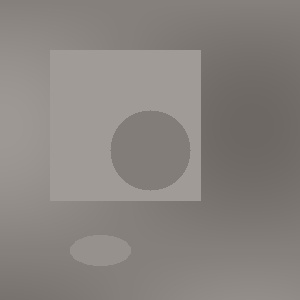
#> input picture 02-Resim-Isleme/08-alistirmalar/test-resimleri/dusuk_kontrast.jpg, 300 x 300 px, given in place of the camera
$ python cozum-2.py
#> lines starting #> are read from the running program, lines starting #| are printed output that depends on the picture
#!/usr/bin/env python3
# -*- coding: utf-8 -*-
"""
🎬 Alıştırma 2 Çözümü: Real-time Video Filtreleme ve Analiz
==========================================================

Bu dosya alıştırma-2.py için örnek çözümdür.
Kendi çözümünüzü yapmaya çalıştıktan sonra referans olarak kullanın.

Yazan: Eren Terzi
Tarih: 2024
"""

import cv2
import numpy as np
import time
from collections import deque
import threading

class VideoFilterSystem:
    """Real-time video filtreleme ve analiz sistemi - ÇÖZÜM"""

    def __init__(self):
        # Video capture
        self.cap = None
        self.is_running = False

        # Filter kernels
        self.kernels = {
            'Original': None,
            'Blur': np.ones((5,5), np.float32) / 25,
            'Sharpen': np.array([[-1,-1,-1],
                               [-1, 9,-1],
                               [-1,-1,-1]]),
            'Edge': np.array([[-1,-1,-1],
                            [-1, 8,-1],
                            [-1,-1,-1]]),
            'Emboss': np.array([[-2,-1,0],
                              [-1, 1,1],
                              [ 0, 1,2]]),
        }

        # Filter parameters
        self.current_filter = 'Original'
        self.filter_intensity = 5.0  # 1.0 - 10.0 arası
        self.filter_list = list(self.kernels.keys())
        self.filter_index = 0

        # Performance tracking
        self.fps_counter = FPS_Counter()
        self.processing_times = deque(maxlen=30)
        self.start_time = time.time()

        # Histogram
        self.show_histogram = True
        self.histogram_update_rate = 5  # Her 5 frame'de bir güncelle
        self.frame_counter = 0
        self.current_histogram = None

        # Frame analysis
        self.frame_stats = {
            'brightness': 0.0,
            'contrast': 0.0,
            'motion_intensity': 0.0
        }

        # Previous frame for motion detection
        self.prev_gray = None

        # Display windows
        self.window_names = {
            'original': 'Original Video',
            'filtered': 'Filtered Video',
            'histogram': 'Real-time Histogram',
            'stats': 'Frame Statistics'
        }

    def calculate_histogram(self, frame):
        """Real-time histogram hesaplama"""
        hist_b = cv2.calcHist([frame], [0], None, [256], [0, 256])
        hist_g = cv2.calcHist([frame], [1], None, [256], [0, 256])
        hist_r = cv2.calcHist([frame], [2], None, [256], [0, 256])

        return hist_b, hist_g, hist_r

    def draw_histogram(self, hist_b, hist_g, hist_r):
        """Histogram görselleştirme"""
        height, width = 400, 512
        hist_image = np.zeros((height, width, 3), dtype=np.uint8)

        # Normalize histograms
        hist_b = cv2.normalize(hist_b, None, 0, height, cv2.NORM_MINMAX)
        hist_g = cv2.normalize(hist_g, None, 0, height, cv2.NORM_MINMAX)
        hist_r = cv2.normalize(hist_r, None, 0, height, cv2.NORM_MINMAX)

        # Draw histogram lines
        bin_width = width // 256

        for i in range(256):
            x = i * bin_width

            # Blue channel
            cv2.line(hist_image,
                    (x, height),
                    (x, height - int(hist_b[i])),
                    (255, 0, 0), 1)

            # Green channel
            cv2.line(hist_image,
                    (x, height),
                    (x, height - int(hist_g[i])),
                    (0, 255, 0), 1)

            # Red channel
            cv2.line(hist_image,
                    (x, height),
                    (x, height - int(hist_r[i])),
                    (0, 0, 255), 1)

        return hist_image

    def calculate_frame_stats(self, frame):
        """Frame istatistiklerini hesapla"""
        gray = cv2.cvtColor(frame, cv2.COLOR_BGR2GRAY)

        # Brightness (ortalama parlaklık)
        brightness = np.mean(gray)

        # Contrast (standart sapma)
        contrast = np.std(gray)

        # Motion intensity (önceki frame ile fark)
        motion_intensity = 0.0
        if self.prev_gray is not None:
            diff = cv2.absdiff(gray, self.prev_gray)
            motion_intensity = np.mean(diff)

        # Previous frame'i güncelle
        self.prev_gray = gray.copy()

        return {
            'brightness': brightness,
            'contrast': contrast,
            'motion_intensity': motion_intensity
        }

    def apply_filter(self, frame, filter_name, intensity=1.0):
        """Filter uygulama"""
        if filter_name == 'Original':
            return frame.copy()

        kernel = self.kernels.get(filter_name)
        if kernel is None:
            return frame.copy()

        # Intensity ile kernel'i scale et
        scaled_kernel = kernel * (intensity / 5.0)  # 5.0 default intensity

        # Filter uygula (veri tipi problemlerini önle)
        frame_float = frame.astype(np.float32)
        filtered = cv2.filter2D(frame_float, -1, scaled_kernel)
        filtered = np.clip(filtered, 0, 255).astype(np.uint8)

        return filtered

    def draw_ui_overlay(self, frame):
        """UI overlay bilgilerini çiz"""
        overlay_frame = frame.copy()
        font = cv2.FONT_HERSHEY_SIMPLEX

        # Sistem bilgileri (sol üst)
        filter_text = f"Filter: {self.current_filter} (Intensity: {self.filter_intensity:.1f})"
        cv2.putText(overlay_frame, filter_text, (10, 25), font, 0.6, (0, 255, 0), 2)

        # FPS bilgisi
        current_fps = self.fps_counter.get_fps()
        fps_text = f"FPS: {current_fps:.1f}"
        cv2.putText(overlay_frame, fps_text, (10, 50), font, 0.6, (255, 255, 0), 2)

        # Processing time
        avg_process_time = np.mean(self.processing_times) if self.processing_times else 0
        process_text = f"Process: {avg_process_time*1000:.1f}ms"
        cv2.putText(overlay_frame, process_text, (10, 75), font, 0.6, (255, 255, 0), 2)

        # Frame statistics (sağ üst)
        stats_y = 25
        stats_x = overlay_frame.shape[1] - 250

        brightness_text = f"Brightness: {self.frame_stats['brightness']:.1f}"
        contrast_text = f"Contrast: {self.frame_stats['contrast']:.1f}"
        motion_text = f"Motion: {self.frame_stats['motion_intensity']:.1f}"

        cv2.putText(overlay_frame, brightness_text, (stats_x, stats_y), font, 0.5, (255, 255, 255), 1)
        cv2.putText(overlay_frame, contrast_text, (stats_x, stats_y+20), font, 0.5, (255, 255, 255), 1)
        cv2.putText(overlay_frame, motion_text, (stats_x, stats_y+40), font, 0.5, (255, 255, 255), 1)

        # Kontrol bilgileri (alt)
        controls_text = "Space:Filter I/D:Intensity H:Histogram R:Reset Q:Quit"
        text_size = cv2.getTextSize(controls_text, font, 0.5, 1)[0]
        text_x = (overlay_frame.shape[1] - text_size[0]) // 2
        cv2.putText(overlay_frame, controls_text, (text_x, overlay_frame.shape[0] - 10),
                   font, 0.5, (255, 255, 255), 1)

        return overlay_frame

    def process_frame(self, frame):
        """Ana frame işleme fonksiyonu"""
        process_start = time.time()

        # Frame statistics hesapla
        self.frame_stats = self.calculate_frame_stats(frame)

        # Filter uygula
        filtered_frame = self.apply_filter(frame, self.current_filter, self.filter_intensity)

        # Histogram hesapla (her N frame'de bir)
        if self.frame_counter % self.histogram_update_rate == 0:
            hist_b, hist_g, hist_r = self.calculate_histogram(frame)
            self.current_histogram = self.draw_histogram(hist_b, hist_g, hist_r)

        # UI overlay ekle
        original_with_overlay = self.draw_ui_overlay(frame)
        filtered_with_overlay = self.draw_ui_overlay(filtered_frame)

        # Processing time kaydet
        process_time = time.time() - process_start
        self.processing_times.append(process_time)

        self.frame_counter += 1

        return original_with_overlay, filtered_with_overlay

    def handle_keyboard_input(self, key):
        """Keyboard input handling"""
        # Filter değiştirme (Space ve N tuşları)
        if key == ord(' ') or key == ord('n') or key == ord('N'):
            self.filter_index = (self.filter_index + 1) % len(self.filter_list)
            self.current_filter = self.filter_list[self.filter_index]
            print(f"🔄 Filter değiştirildi: {self.current_filter}")

        # Intensity kontrolü (I: artır, D: azalt)
        elif key == ord('i') or key == ord('I'):
            self.filter_intensity = min(10.0, self.filter_intensity + 0.5)
            print(f"📈 Intensity: {self.filter_intensity:.1f}")
        elif key == ord('d') or key == ord('D'):
            self.filter_intensity = max(1.0, self.filter_intensity - 0.5)
            print(f"📉 Intensity: {self.filter_intensity:.1f}")

        # Histogram toggle (H tuşu)
        elif key == ord('h') or key == ord('H'):
            self.show_histogram = not self.show_histogram
            status = "Açık" if self.show_histogram else "Kapalı"
            print(f"🔄 Histogram: {status}")

        # Reset (R tuşu)
        elif key == ord('r') or key == ord('R'):
            self.current_filter = 'Original'
            self.filter_index = 0
            self.filter_intensity = 5.0
            print("🔄 Sistem reset edildi")

    def create_windows(self):
        """Display windowlarını oluştur"""
        cv2.namedWindow(self.window_names['original'], cv2.WINDOW_NORMAL)
        cv2.namedWindow(self.window_names['filtered'], cv2.WINDOW_NORMAL)

        if self.show_histogram:
            cv2.namedWindow(self.window_names['histogram'], cv2.WINDOW_NORMAL)

        # Position windows
        cv2.moveWindow(self.window_names['original'], 100, 100)
        cv2.moveWindow(self.window_names['filtered'], 750, 100)
        if self.show_histogram:
            cv2.moveWindow(self.window_names['histogram'], 100, 600)

    def run(self):
        """Ana çalıştırma fonksiyonu"""
        print("🎬 Real-time Video Filtreleme Sistemi")
        print("=" * 40)

        # Webcam'i başlat
        self.cap = cv2.VideoCapture(0)

        if not self.cap.isOpened():
            print("❌ Webcam açılamadı!")
            return

        # Webcam ayarları
        self.cap.set(cv2.CAP_PROP_FRAME_WIDTH, 640)
        self.cap.set(cv2.CAP_PROP_FRAME_HEIGHT, 480)
        self.cap.set(cv2.CAP_PROP_FPS, 30)

        # Windows oluştur
        self.create_windows()

        print("📷 Kamera başlatıldı")
        print("🎯 Filter sistemi hazır")
        print("\n🎮 Kontroller:")
        print("   Space/N: Sonraki filter")
        print("   I: Intensity artır")
        print("   D: Intensity azalt")
        print("   H: Histogram aç/kapat")
        print("   R: Reset")
        print("   Q: Çıkış")

        self.is_running = True

        try:
            while self.is_running:
                ret, frame = self.cap.read()

                if not ret:
                    print("❌ Frame okunamadı!")
                    break

                # Frame'i işle
                original_overlay, filtered_overlay = self.process_frame(frame)

                # Sonuçları göster
                cv2.imshow(self.window_names['original'], original_overlay)
                cv2.imshow(self.window_names['filtered'], filtered_overlay)

                # Histogram göster (eğer aktifse)
                if self.show_histogram and self.current_histogram is not None:
                    cv2.imshow(self.window_names['histogram'], self.current_histogram)

                # Keyboard input
                key = cv2.waitKey(1) & 0xFF

                if key == ord('q') or key == ord('Q'):
                    break
                else:
                    self.handle_keyboard_input(key)

                # FPS update
                self.fps_counter.update()

        except KeyboardInterrupt:
            print("\n⚠️ Kullanıcı tarafından durduruldu")

        finally:
            self.cleanup()

    def cleanup(self):
        """Temizlik işlemleri"""
        print("🔄 Sistem kapatılıyor...")

        # Webcam'i serbest bırak
        if self.cap:
            self.cap.release()

        # Windows'ları kapat
        cv2.destroyAllWindows()

        # Final statistics yazdır
        session_duration = time.time() - self.start_time
        avg_processing_time = np.mean(self.processing_times) if self.processing_times else 0
        avg_fps = self.fps_counter.get_fps()

        print(f"📊 Session Özeti:")
        print(f"   Süre: {session_duration:.1f} saniye")
        print(f"   Ortalama FPS: {avg_fps:.1f}")
        print(f"   Ortalama işlem süresi: {avg_processing_time*1000:.1f}ms")
        print(f"   Toplam frame: {self.frame_counter}")
        print(f"   Son filter: {self.current_filter}")

        self.is_running = False

class FPS_Counter:
    """FPS Counter class - ÇÖZÜM"""

    def __init__(self, window_size=30):
        self.times = deque(maxlen=window_size)
        self.window_size = window_size

    def update(self):
        """FPS güncelleme"""
        self.times.append(time.time())

    def get_fps(self):
        """FPS hesaplama"""
        if len(self.times) < 2:
            return 0.0

        time_diff = self.times[-1] - self.times[0]
        if time_diff == 0:
            return 0.0

        return (len(self.times) - 1) / time_diff

def main():
    """Ana fonksiyon - ÇÖZÜM"""
    filter_system = VideoFilterSystem()
    filter_system.run()
#> in run, frame is the input picture: shape (300, 300, 3); mean B, G, R 127.6, 131.6, 136.6
#> in calculate_frame_stats, `brightness = np.mean(gray)`: brightness = 132.6
#> in calculate_frame_stats, `contrast = np.std(gray)`: contrast = 15.9
#> in process_frame, `self.frame_stats = self.calculate_frame_stats(frame)`: self.frame_stats = {'brightness': 132.6, 'contrast': 15.9, 'motion_intensity': 0}
#> in calculate_histogram, `hist_b = cv2.calcHist([frame], [0], None, [256], [0, 256])`: hist_b = 256 values, max 16509 at index 151, min 0 at index 0, mean 351.6
#> in calculate_histogram, `hist_g = cv2.calcHist([frame], [1], None, [256], [0, 256])`: hist_g = 256 values, max 16509 at index 155, min 0 at index 0, mean 351.6
#> in calculate_histogram, `hist_r = cv2.calcHist([frame], [2], None, [256], [0, 256])`: hist_r = 256 values, max 16509 at index 160, min 0 at index 0, mean 351.6
#> in draw_histogram, `hist_b = cv2.normalize(hist_b, None, 0, height, cv2.NORM_MINMAX)`: hist_b = 256 values, max 400 at index 151, min 0 at index 0, mean 8.52
#> in draw_histogram, `hist_g = cv2.normalize(hist_g, None, 0, height, cv2.NORM_MINMAX)`: hist_g = 256 values, max 400 at index 155, min 0 at index 0, mean 8.52
#> in draw_histogram, `hist_r = cv2.normalize(hist_r, None, 0, height, cv2.NORM_MINMAX)`: hist_r = 256 values, max 400 at index 160, min 0 at index 0, mean 8.52
#> after the loop in draw_histogram, `for i in range(256):`:
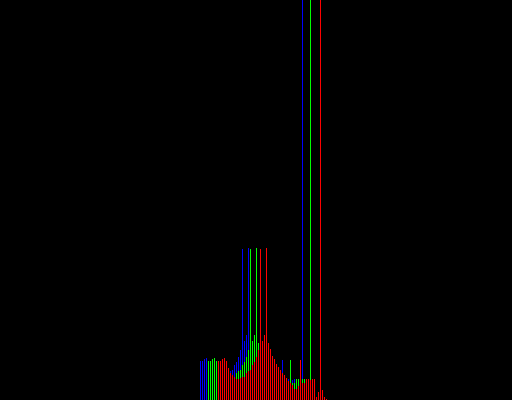
#> hist_image: shape (400, 512, 3); mean of channels 0, 1, 2 1.1, 1.3, 2.7; drawn as B, G, R
#> in draw_ui_overlay, `font = cv2.FONT_HERSHEY_SIMPLEX`: font = 0
#> in draw_ui_overlay, `brightness_text = f"Brightness: {self.frame_stats['brightness']:.1f}"`: brightness_text = 'Brightness: 132.6'
#> in draw_ui_overlay, `contrast_text = f"Contrast: {self.frame_stats['contrast']:.1f}"`: contrast_text = 'Contrast: 15.9'
#> in draw_ui_overlay, `motion_text = f"Motion: {self.frame_stats['motion_intensity']:.1f}"`: motion_text = 'Motion: 0.0'
#> in draw_ui_overlay, `text_size = cv2.getTextSize(controls_text, font, 0.5, 1)[0]`: text_size = (419, 12)
#> in draw_ui_overlay, `text_x = (overlay_frame.shape[1] - text_size[0]) // 2`: text_x = -60
#> in draw_ui_overlay, `cv2.putText(overlay_frame, controls_text, (text_x, overlay_frame.shape..`:
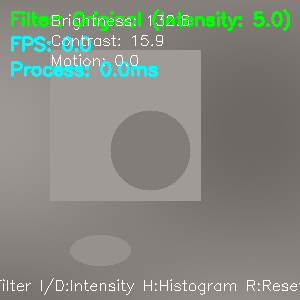
#> overlay_frame: shape (300, 300, 3); mean B, G, R 129, 137.8, 133.3
#> (key q is pressed here)

if __name__ == "__main__":
    main()

# 📝 ÇÖZÜM NOTLARI:
# 1. Filter kernels düzgün tanımlandı
# 2. Real-time histogram hesaplama optimize edildi
# 3. Frame statistics doğru hesaplandı
# 4. UI overlay sistematik olarak düzenlendi
# 5. Performance monitoring implement edildi
# 6. Keyboard controls responsive şekilde çalışıyor

# 🎯 PERFORMANS NOTLARI:
# - Histogram her 5 frame'de bir güncelleniyor (optimize edilmiş)
# - Filter kernels intensity ile scale ediliyor
# - FPS counter sliding window kullanıyor
# - Memory management deque ile optimize edilmiş

# 🚀 İYİLEŞTİRME ÖNERİLERİ:
# - Custom kernel editor eklenebilir
# - Video recording functionality
# - Advanced filter combinations
# - Threading ile performance artırımı
# - GPU acceleration desteği

$ run again, on 02-Resim-Isleme/08-alistirmalar/test-resimleri/kenar_test.jpg
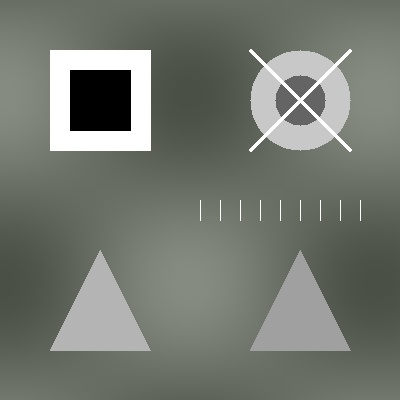
#> input picture 02-Resim-Isleme/08-alistirmalar/test-resimleri/kenar_test.jpg, 400 x 400 px, given in place of the camera
#> in run, frame is the input picture: shape (400, 400, 3); mean B, G, R 112.6, 120.8, 115.9
#> brightness = 118.3
#> contrast = 44.13
#> self.frame_stats = {'brightness': 118.3, 'contrast': 44.13, 'motion_intensity': 0}
#> in calculate_histogram, `hist_b = cv2.calcHist([frame], [0], None, [256], [0, 256])`: hist_b = 256 values, max 6717 at index 100, min 0 at index 4, mean 625
#> in calculate_histogram, `hist_g = cv2.calcHist([frame], [1], None, [256], [0, 256])`: hist_g = 256 values, max 6912 at index 255, min 0 at index 4, mean 625
#> in calculate_histogram, `hist_r = cv2.calcHist([frame], [2], None, [256], [0, 256])`: hist_r = 256 values, max 6218 at index 104, min 0 at index 4, mean 625
#> in draw_histogram, `hist_b = cv2.normalize(hist_b, None, 0, height, cv2.NORM_MINMAX)`: hist_b = 256 values, max 400 at index 100, min 0 at index 4, mean 37.22
#> in draw_histogram, `hist_g = cv2.normalize(hist_g, None, 0, height, cv2.NORM_MINMAX)`: hist_g = 256 values, max 400 at index 255, min 0 at index 4, mean 36.17
#> in draw_histogram, `hist_r = cv2.normalize(hist_r, None, 0, height, cv2.NORM_MINMAX)`: hist_r = 256 values, max 400 at index 104, min 0 at index 4, mean 40.21
#> after the loop in draw_histogram, `for i in range(256):`:
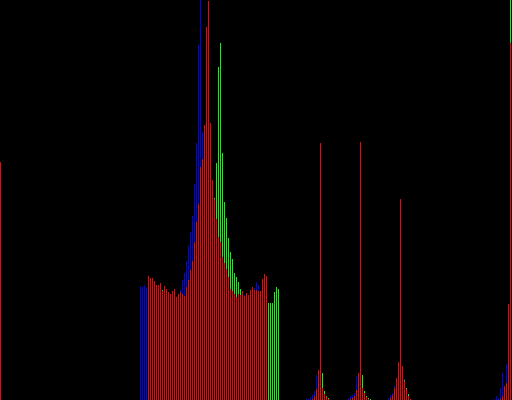
#> hist_image: shape (400, 512, 3); mean of channels 0, 1, 2 1.6, 1.9, 12.8; drawn as B, G, R
#> font = 0
#> brightness_text = 'Brightness: 118.3'
#> contrast_text = 'Contrast: 44.1'
#> motion_text = 'Motion: 0.0'
#> text_size = (419, 12)
#> text_x = -10
#> in draw_ui_overlay, `cv2.putText(overlay_frame, controls_text, (text_x, overlay_frame.shape..`:
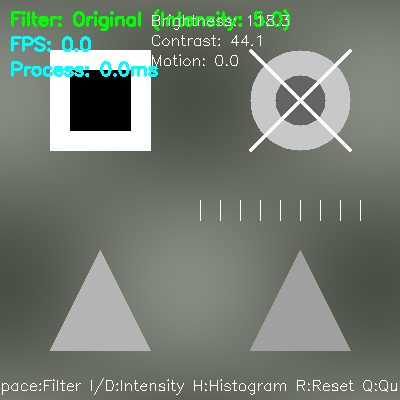
#> overlay_frame: shape (400, 400, 3); mean B, G, R 114.2, 124.9, 114.9

$ run again, on 02-Resim-Isleme/08-alistirmalar/test-resimleri/perspektif.jpg
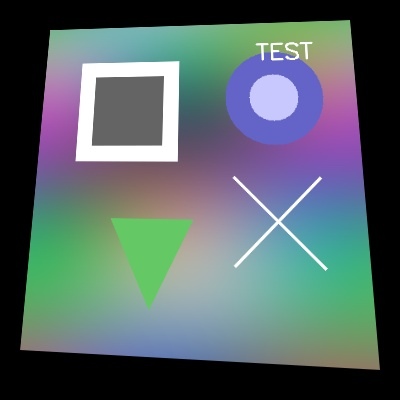
#> input picture 02-Resim-Isleme/08-alistirmalar/test-resimleri/perspektif.jpg, 400 x 400 px, given in place of the camera
#> in run, frame is the input picture: shape (400, 400, 3); mean B, G, R 103.3, 101.6, 86.1
#> brightness = 97.16
#> contrast = 71.23
#> self.frame_stats = {'brightness': 97.16, 'contrast': 71.23, 'motion_intensity': 0}
#> in calculate_histogram, `hist_b = cv2.calcHist([frame], [0], None, [256], [0, 256])`: hist_b = 256 values, max 45722 at index 0, min 2 at index 85, mean 625
#> in calculate_histogram, `hist_g = cv2.calcHist([frame], [1], None, [256], [0, 256])`: hist_g = 256 values, max 45510 at index 0, min 3 at index 52, mean 625
#> in calculate_histogram, `hist_r = cv2.calcHist([frame], [2], None, [256], [0, 256])`: hist_r = 256 values, max 45968 at index 0, min 1 at index 217, mean 625
#> in draw_histogram, `hist_b = cv2.normalize(hist_b, None, 0, height, cv2.NORM_MINMAX)`: hist_b = 256 values, max 400 at index 0, min 0 at index 85, mean 5.45
#> in draw_histogram, `hist_g = cv2.normalize(hist_g, None, 0, height, cv2.NORM_MINMAX)`: hist_g = 256 values, max 400 at index 0, min -9.31e-10 at index 52, mean 5.47
#> in draw_histogram, `hist_r = cv2.normalize(hist_r, None, 0, height, cv2.NORM_MINMAX)`: hist_r = 256 values, max 400 at index 0, min 0 at index 217, mean 5.43
#> after the loop in draw_histogram, `for i in range(256):`:
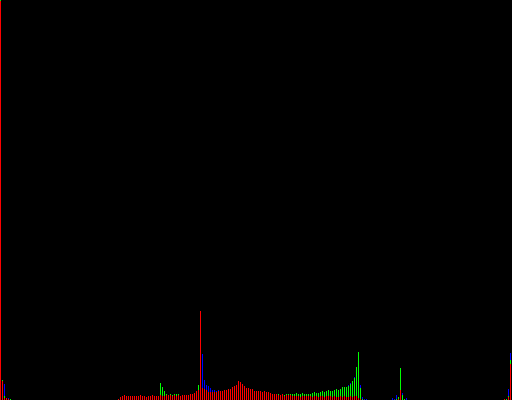
#> hist_image: shape (400, 512, 3); mean of channels 0, 1, 2 0.1, 0.4, 1.6; drawn as B, G, R
#> font = 0
#> brightness_text = 'Brightness: 97.2'
#> contrast_text = 'Contrast: 71.2'
#> motion_text = 'Motion: 0.0'
#> text_size = (419, 12)
#> text_x = -10
#> in draw_ui_overlay, `cv2.putText(overlay_frame, controls_text, (text_x, overlay_frame.shape..`:
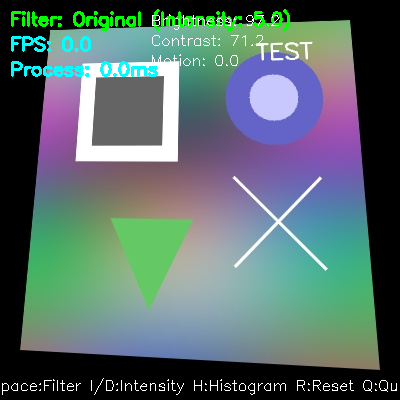
#> overlay_frame: shape (400, 400, 3); mean B, G, R 106.4, 107.4, 86.9
